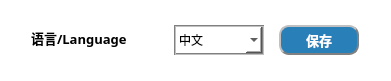
   <widget class="QFrame" name="frame_2">
    <property name="geometry">
     <rect>
      <x>20</x>
      <y>130</y>
      <width>391</width>
      <height>81</height>
     </rect>
    </property>
    <property name="autoFillBackground">
     <bool>false</bool>
    </property>
    <property name="styleSheet">
     <string notr="true">background-color: rgb(255, 255, 255);
border-radius:10px;
</string>
    </property>
    <property name="frameShape">
     <enum>QFrame::StyledPanel</enum>
    </property>
    <property name="frameShadow">
     <enum>QFrame::Raised</enum>
    </property>
    <widget class="QWidget" name="horizontalLayoutWidget">
     <property name="geometry">
      <rect>
       <x>20</x>
       <y>20</y>
       <width>351</width>
       <height>41</height>
      </rect>
     </property>
     <layout class="QHBoxLayout" name="horizontalLayout">
      <item>
       <widget class="QLineEdit" name="lineEdit_language">
        <property name="minimumSize">
         <size>
          <width>100</width>
          <height>30</height>
         </size>
        </property>
        <property name="maximumSize">
         <size>
          <width>130</width>
          <height>30</height>
         </size>
        </property>
        <property name="font">
         <font>
          <family>微软雅黑</family>
          <pointsize>10</pointsize>
          <weight>75</weight>
          <italic>false</italic>
          <bold>true</bold>
          <kerning>false</kerning>
         </font>
        </property>
        <property name="styleSheet">
         <string notr="true">color: rgb(0, 0, 0);</string>
        </property>
        <property name="text">
         <string notr="true">语言/Language</string>
        </property>
        <property name="maxLength">
         <number>80</number>
        </property>
        <property name="frame">
         <bool>false</bool>
        </property>
        <property name="dragEnabled">
         <bool>false</bool>
        </property>
        <property name="readOnly">
         <bool>true</bool>
        </property>
       </widget>
      </item>
      <item>
       <widget class="QComboBox" name="comboBox_language">
        <property name="minimumSize">
         <size>
          <width>90</width>
          <height>30</height>
         </size>
        </property>
        <property name="maximumSize">
         <size>
          <width>90</width>
          <height>30</height>
         </size>
        </property>
        <property name="styleSheet">
         <string notr="true">border-style:inset;
border:2px groove gray;
border-radius:0px;</string>
        </property>
        <item>
         <property name="text">
          <string>中文</string>
         </property>
        </item>
        <item>
         <property name="text">
          <string>English</string>
         </property>
        </item>
       </widget>
      </item>
      <item>
       <widget class="QPushButton" name="pushButton_language">
        <property name="minimumSize">
         <size>
          <width>80</width>
          <height>30</height>
         </size>
        </property>
        <property name="maximumSize">
         <size>
          <width>80</width>
          <height>30</height>
         </size>
        </property>
        <property name="font">
         <font>
          <family>微软雅黑</family>
          <pointsize>10</pointsize>
          <weight>75</weight>
          <bold>true</bold>
         </font>
        </property>
        <property name="autoFillBackground">
         <bool>false</bool>
        </property>
        <property name="styleSheet">
         <string notr="true">background-color: rgb(41, 128, 185);
color: rgb(255, 255, 255);
border-radius:10px;
border:2px groove gray;
border-style:outset;</string>
        </property>
        <property name="text">
         <string>保存</string>
        </property>
        <property name="iconSize">
         <size>
          <width>40</width>
          <height>30</height>
         </size>
        </property>
        <property name="autoDefault">
         <bool>false</bool>
        </property>
        <property name="flat">
         <bool>false</bool>
        </property>
       </widget>
      </item>
     </layout>
    </widget>
   </widget>
